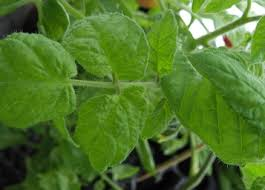
#> input picture healthy.jpeg, 265 x 190 px
$ python finalminorover.py   (older library calls are emulated)
#> lines starting #> are read from the running program, lines starting #| are printed output that depends on the picture
#> the answer given: healthy.jpeg


def function(inp):

#> called with inp = 'healthy.jpeg'
    import numpy as np
    import pandas as pd
    from skimage import feature, io
    from sklearn import preprocessing
    from sklearn.metrics import accuracy_score
    from sklearn.linear_model import LogisticRegression
    import cv2

    b = []
    from PIL import ImageFile
    ImageFile.LOAD_TRUNCATED_IMAGES = True


    img = io.imread(inp, as_gray=True)
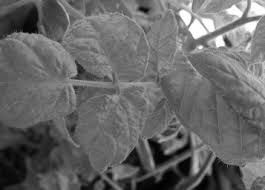
#> img: shape (190, 265) float64; min 0, max 1, mean 0.407

    S = preprocessing.MinMaxScaler((0,11)).fit_transform(img).astype(int)
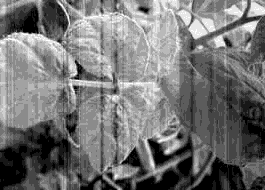
#> S: shape (190, 265) int64; min 0, max 11, mean 5; drawn with min black and max white
    Grauwertmatrix = feature.greycomatrix(S, [1,2,3], [0, np.pi/4, np.pi/2, 3*np.pi/4], levels=12, symmetric=False, normed=True)


    ContrastStats = feature.greycoprops(Grauwertmatrix, 'contrast')
#> ContrastStats = [[0.787, 1.1, 0.615, 1.19], [1.76, 1.1, 1.5, 1.19], [2.64, 2.39, 2.35, 2.52]]
    CorrelationtStats = feature.greycoprops(Grauwertmatrix, 'correlation')
#> CorrelationtStats = [[0.946, 0.924, 0.958, 0.918], [0.879, 0.924, 0.897, 0.918], [0.818, 0.835, 0.838, 0.826]]
    HomogeneityStats = feature.greycoprops(Grauwertmatrix, 'homogeneity')
#> HomogeneityStats = [[0.754, 0.712, 0.802, 0.704], [0.648, 0.712, 0.697, 0.704], [0.591, 0.611, 0.638, 0.599]]
    ASMStats = feature.greycoprops(Grauwertmatrix, 'ASM')
#> ASMStats = [[0.0399, 0.0349, 0.0482, 0.0342], [0.0285, 0.0349, 0.0338, 0.0342], [0.024, 0.0256, 0.0282, 0.0248]]


    a = [np.mean(ContrastStats),np.mean(CorrelationtStats),np.mean(ASMStats),np.mean(HomogeneityStats)]
#> a = [1.59, 0.89, 0.0326, 0.681]
    b.append(a)


    dict1 = {1:"bacterialspot",2:"Healthy",3:"Lateblight",4:"tomato_mosaic",5:"yellowcurved",6:"anyther"}

#> (the run stopped early here; a loop or call above may not have finished)
